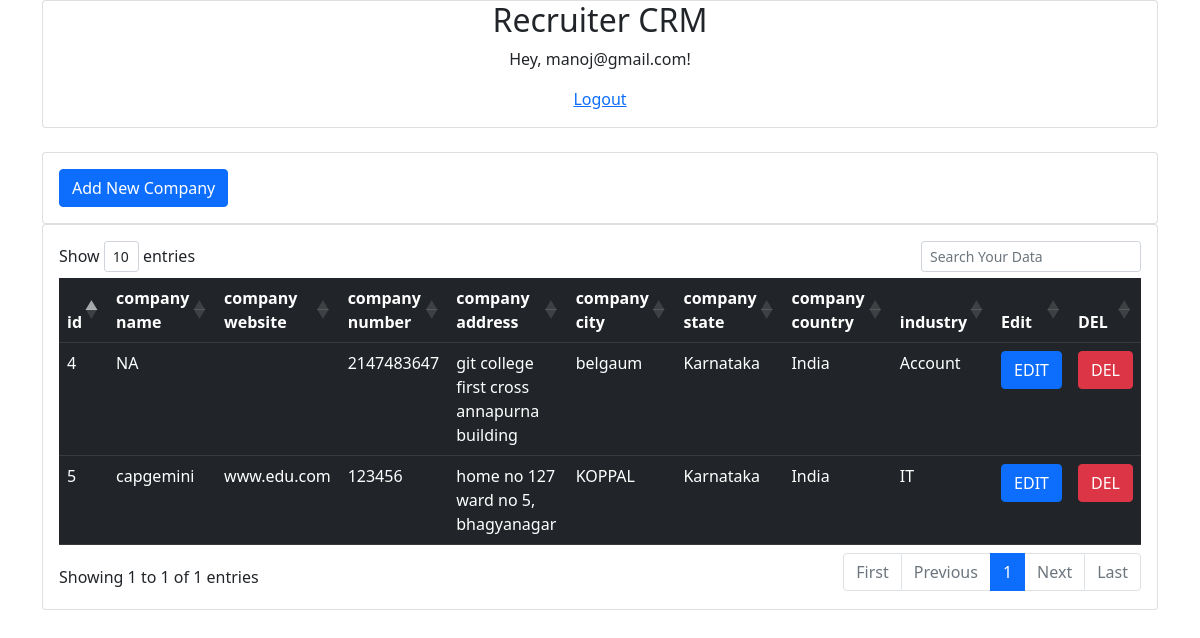
Screenshot of /index.php (signed in) with the database file from the repository.
### tables this page shows
CREATE TABLE `company_databse` (
  `id` int(10) UNSIGNED NOT NULL,
  `cname` varchar(20) NOT NULL,
  `cwebsite` varchar(50) NOT NULL,
  `cnum` int(10) NOT NULL,
  `caddress` varchar(100) NOT NULL,
  `ccity` varchar(50) NOT NULL,
  `cstate` varchar(15) NOT NULL,
  `ccountry` varchar(15) NOT NULL,
  `industrylist` varchar(10) NOT NULL
);

### index.php (the view, shortened to what this page needs)
<!DOCTYPE html>
<html>
<head>
	<link href="https://cdn.jsdelivr.net/npm/bootstrap@5.1.3/dist/css/bootstrap.min.css" rel="stylesheet">
	<link rel="stylesheet" type="text/css" href="https://cdn.datatables.net/1.11.5/css/dataTables.bootstrap4.min.css">
</head>
<body>
	<div class="container">
		<div class="jumbotron">
			<div class="card">
				<h2 align="center"> Recruiter CRM </h2>
				<p align="center">Hey, <?php echo $_SESSION['email']; ?>!</p>
				<p align="center"><a href="logout.php">Logout</a></p>
			</div>
			<br>
			<div class="card">
				<div class="card-body" >
					<button type="button" class="btn btn-primary" data-bs-toggle="modal" data-bs-target="#compnayModal">Add New Company</button>
				</div>
			</div>
			<div class="card">
				<div class="card-body">
						<?php
						$connection = mysqli_connect("localhost","root","");
						$query = "SELECT * FROM company_databse";
						$res1 = mysqli_query($connection, $query)
						?>
						<table id="datatableid" class="table table-dark">
						  <thead>
						    <tr>
						      <th scope="col">id</th>
						      <th scope="col">company name</th>
						      <th scope="col">company website</th>
						      <th scope="col">company number</th>
						      <th scope="col">company address</th>
						      <th scope="col">company city</th>
						      <th scope="col">company state</th>
						      <th scope="col">company country</th>
						      <th scope="col">industry</th>
						      <th scope="col">Edit</th>
						      <th scope="col">DEL</th>
						    </tr>
						  </thead>
						  <?php
						if($res1)
						{
							foreach($res1 as $row)
							{
						?>
						  <tbody>
						    <tr>
						      <td><?php echo $row['id'] ?></td>
						      <td><?php echo $row['cname'] ?></td>
						      <td><?php echo $row['cwebsite'] ?></td>
						      <td><?php echo $row['cnum'] ?></td>
						      <td><?php echo $row['caddress'] ?></td>
						      <td><?php echo $row['ccity'] ?></td>
						      <td><?php echo $row['cstate'] ?></td>
						      <td><?php echo $row['ccountry'] ?></td>
						      <td><?php echo $row['industrylist'] ?></td>
						      <td>
						      	<button type="button" class="btn btn-primary editbtn">EDIT</button>
						      </td>
						      <td>
						      	<button type="button" class="btn btn-danger delbtn">DEL</button>
						      </td>
						    </tr>
						  </tbody>
						  <?php
							}
						}
						   else
						    {
						        echo "no record found!";
						    }
						?>
						</table>
				</div>
			</div>
		</div>
	</div>
</body>
</html>

### rows the page displays
company_databse: id "4", cname "NA", cnum "2147483647", caddress "git college first cross annapurna building", ccity "belgaum", cstate "Karnataka", ccountry "India", industrylist "Account"
company_databse: id "5", cname "capgemini", cwebsite "www.edu.com", cnum "123456", caddress "home no 127 ward no 5, bhagyanagar", ccity "KOPPAL", cstate "Karnataka", ccountry "India", industrylist "IT"

### other values shown
$_SESSION['email'] "manoj@gmail.com"
